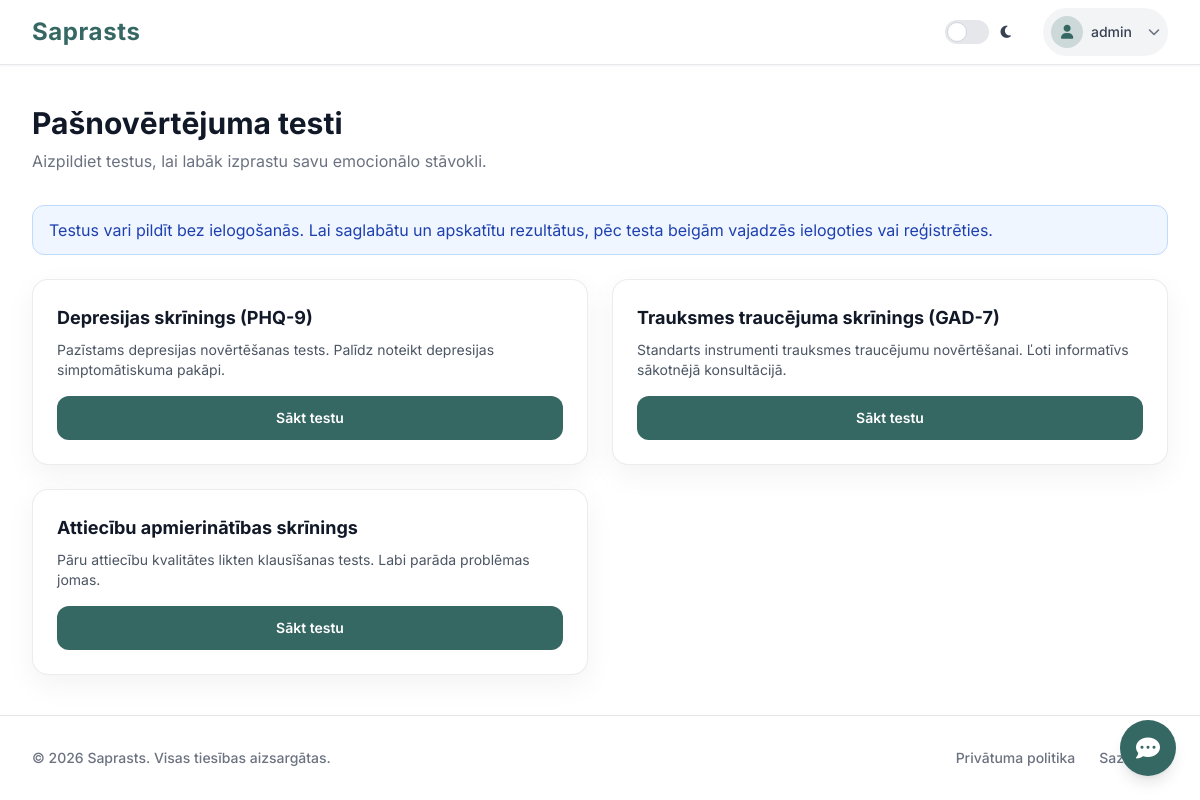
The app's page /tests.php (signed in) with its own data.
### tables this page shows
CREATE TABLE tests (
  id INT UNSIGNED NOT NULL AUTO_INCREMENT,
  title VARCHAR(255) NOT NULL,
  description TEXT NULL,
  status ENUM('draft','pending_review','published','archived') NOT NULL DEFAULT 'draft',
  created_by_account_id INT UNSIGNED NULL,
  created_at TIMESTAMP NOT NULL DEFAULT CURRENT_TIMESTAMP,
  updated_at TIMESTAMP NULL DEFAULT NULL ON UPDATE CURRENT_TIMESTAMP,
  PRIMARY KEY (id),
  KEY idx_tests_status (status),
  CONSTRAINT fk_tests_creator
    FOREIGN KEY (created_by_account_id) REFERENCES accounts(id)
    ON DELETE SET NULL ON UPDATE CASCADE
);

### tests.php (the view, shortened to what this page needs)
<?php
require 'db.php';
require 'header.php';
$account_id = isset($_SESSION['account_id'], $_SESSION['role']) && $_SESSION['role'] === 'user'
    ? (int)$_SESSION['account_id']
    : 0;
$show_attempts = $account_id > 0;
$sql = "SELECT id, title, description FROM tests WHERE status = 'published' ORDER BY created_at DESC";
$result = $conn->query($sql);
$tests = [];
if ($result) {
    while($row = $result->fetch_assoc()) {
        $tests[] = $row;
    }
}
$attempts = [];
?>
<div class="page-shell-wide page-surface">
    <div class="page-heading">
        <h1 class="page-title">Pašnovērtējuma testi</h1>
        <p class="page-subtitle">Aizpildiet testus, lai labāk izprastu savu emocionālo stāvokli.</p>
    </div>
    <?php if (!$show_attempts): ?>
    <div class="alert-info">
        Testus vari pildīt bez ielogošanās. Lai saglabātu un apskatītu rezultātus, pēc testa beigām vajadzēs ielogoties vai reģistrēties.
    </div>
    <?php endif; ?>
    <div class="layout-grid-2">
        <?php foreach($tests as $test): ?>
            <div class="panel-card hover:shadow-lg transition flex flex-col">
                <h3 class="text-lg font-bold text-gray-900 dark:text-white mb-2"><?php echo htmlspecialchars($test['title']); ?></h3>
                <p class="text-sm text-gray-600 dark:text-gray-400 mb-4 flex-grow"><?php echo htmlspecialchars($test['description'] ?? 'Nav apraksta.'); ?></p>
                <a href="test_view.php?test_id=<?php echo $test['id']; ?>" class="button-primary text-sm">
                    <?php echo isset($attempts[$test['id']]) ? 'Atkārtot testu' : 'Sākt testu'; ?>
                </a>
            </div>
        <?php endforeach; ?>
    </div>
</div>
<?php require 'footer.php'; ?>

### style.css (style rules this page uses)
:root { --color-primary: #356763; --color-primary-hover: #285b57; --color-secondary: #49655a; --color-surface: #ffffff; --color-background: #ffffff; }
body { display: flex; flex-direction: column; min-height: 100vh; font-family: Inter, system-ui, -apple-system, "Segoe UI", Roboto, Arial, sans-serif; background: var(--color-background); }
.page-surface { background: var(--color-background); }
.page-shell, .page-shell-wide, .page-shell-narrow { width: 100%; margin-left: auto; margin-right: auto; padding: 2.5rem 1rem; flex-grow: 1; }
.page-shell-wide { max-width: 80rem; }
@media (min-width: 640px) { .page-shell, .page-shell-wide, .page-shell-narrow { padding-left: 1.5rem; padding-right: 1.5rem; } }
@media (min-width: 1024px) { .page-shell, .page-shell-wide, .page-shell-narrow { padding-left: 2rem; padding-right: 2rem; } }
.page-heading { margin-bottom: 2rem; }
.page-title { font-size: 1.875rem; line-height: 2.25rem; font-weight: 700; color: rgb(17 24 39); }
.page-subtitle { margin-top: 0.5rem; color: rgb(107 114 128); }
.panel-card, .form-card, .list-card, .auth-card, .result-card, .empty-card { background: #fff; border: 1px solid rgba(15, 23, 42, 0.08); border-radius: 1rem; box-shadow: 0 10px 30px rgba(2, 8, 23, 0.05); }
.panel-card, .form-card, .auth-card, .result-card { padding: 1.5rem; }
.alert-success, .alert-error, .alert-info, .alert-warning { margin-bottom: 1.5rem; border-radius: 0.75rem; border: 1px solid; padding: 0.75rem 1rem; }
.alert-info { background: rgb(239 246 255); border-color: rgb(191 219 254); color: rgb(30 64 175); }
.layout-grid-2, .layout-grid-3, .layout-sidebar-3 { display: grid; gap: 1.5rem; }
.layout-grid-2 { grid-template-columns: 1fr; }
@media (min-width: 768px) { .layout-grid-2 { grid-template-columns: repeat(2, minmax(0, 1fr)); } }
.button-primary, .button-secondary, .button-danger-icon, .button-link-icon { display: inline-flex; align-items: center; justify-content: center; gap: 0.5rem; border-radius: 0.75rem; font-weight: 600; transition: all 180ms ease; }
.button-primary { background: var(--color-primary); color: #fff; padding: 0.75rem 1rem; }

### records on screen
tests: title "Depresijas skrīnings (PHQ-9)", description "Pazīstams depresijas novērtēšanas tests. Palīdz noteikt depresijas simptomātiskuma pakāpi.", shows "Sākt testu"
tests: title "Trauksmes traucējuma skrīnings (GAD-7)", description "Standarts instrumenti trauksmes traucējumu novērtēšanai. Ľoti informatīvs sākotnējā konsultācijā.", shows "Sākt testu"
tests: title "Attiecību apmierinātības skrīnings", description "Pāru attiecību kvalitātes likten klausīšanas tests. Labi parāda problēmas jomas.", shows "Sākt testu"

### other values on screen
$user_name "admin"
